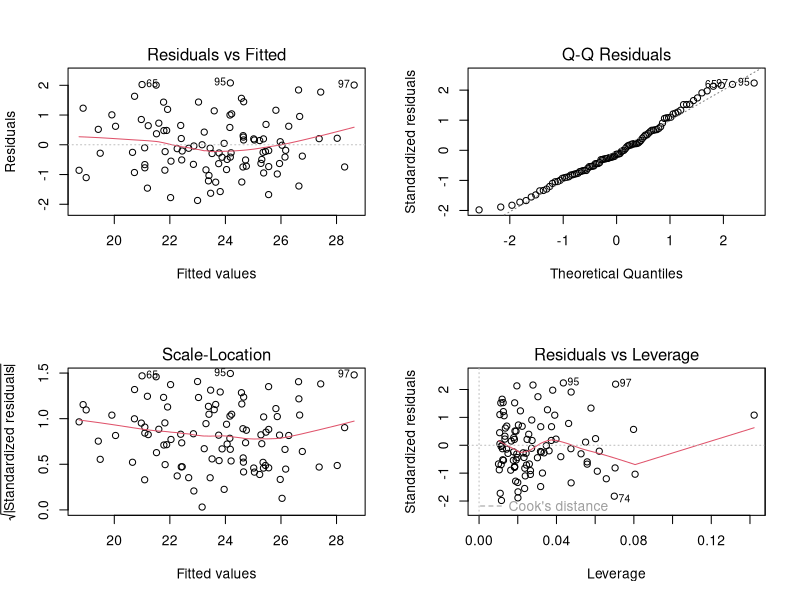
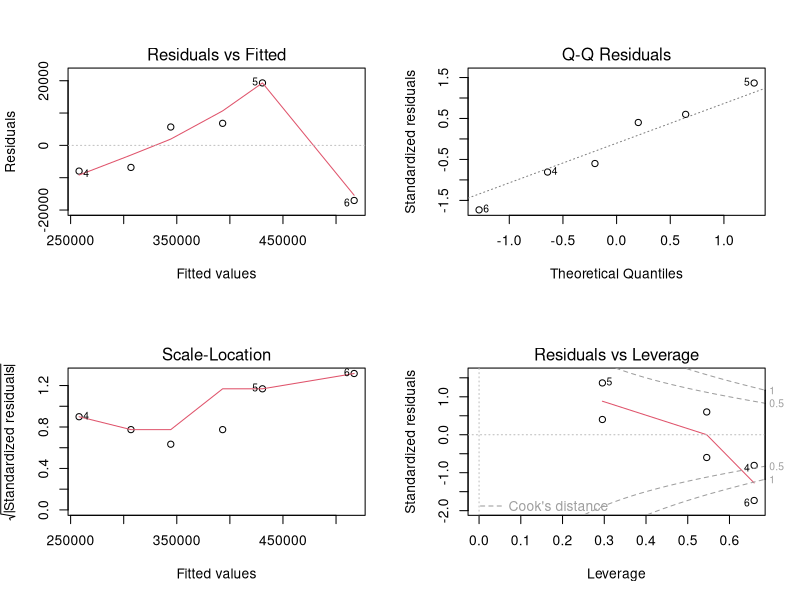

Source code (R) for these figures, in order:
## ---- chunk 1
# Example data
set.seed(123)
x1 <- rnorm(100, mean = 5)
x2 <- rnorm(100, mean = 7)
y <- 3 + 2*x1 + 1.5*x2 + rnorm(100)

data <- data.frame(y, x1, x2)

# Fit Simple Linear Regression
model_simple <- lm(y ~ x1, data = data)
summary(model_simple)

# Fit Multiple Linear Regression
model_multiple <- lm(y ~ x1 + x2, data = data)
summary(model_multiple)
## ---- chunk 2
# Residual analysis
par(mfrow = c(2, 2))
plot(model_multiple)

# Check for heteroscedasticity
library(car)
ncvTest(model_multiple)

# Check for multicollinearity
vif(model_multiple)
## ---- chunk 3
# Sample data: House prices, square footage, and number of bedrooms
set.seed(123)
prices <- c(300000, 350000, 400000, 250000, 450000, 500000)
sqft <- c(1500, 1600, 1700, 1400, 1800, 2000)
bedrooms <- c(3, 3, 4, 2, 4, 5)

house_data <- data.frame(prices, sqft, bedrooms)

# Fit Simple Linear Regression
model_simple <- lm(prices ~ sqft, data = house_data)
summary(model_simple)

# Fit Multiple Linear Regression
model_multiple <- lm(prices ~ sqft + bedrooms, data = house_data)
summary(model_multiple)
## ---- chunk 4
# Residual analysis
par(mfrow = c(2, 2))
plot(model_multiple)

# Check for heteroscedasticity
ncvTest(model_multiple)

# Check for multicollinearity
vif(model_multiple)
## ---- chunk 5
# Model 1: Simple linear regression
model1 <- lm(prices ~ sqft, data = house_data)

# Model 2: Multiple linear regression
model2 <- lm(prices ~ sqft + bedrooms, data = house_data)

# Compare AIC and BIC
AIC(model1, model2)
BIC(model1, model2)
